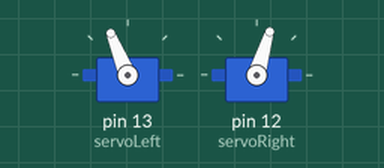
Recording of a sketch running on a simulated Arduino Uno, built with avr-gcc and run on an emulated ATmega328P. Parts: 2 × servo.

Above: at 0.1 s.
At 2.1 s:
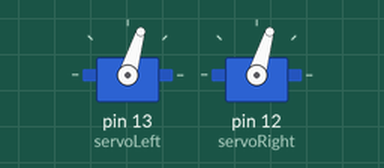
At 2.7 s:
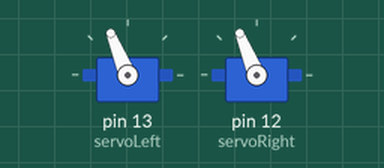
At 3.3 s:
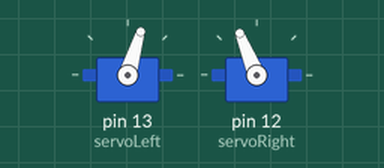
Timing chart, 0 to 4.8 s (numbered marks = the images above):
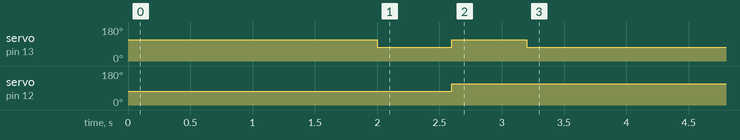

The sketch:

_6CustomManeuverFunction.ino
```cpp
#include <Servo.h>
Servo servoLeft;
Servo servoRight;
void maneuver(int speedLeft, int speedRight, int msTime) {
  if(msTime ==-1) {
    servoLeft.detach();
    servoRight.detach();
  }
  servoLeft.writeMicroseconds(1500+speedLeft);
  servoRight.writeMicroseconds(1500-speedRight);
  delay(msTime);
}
void setup() {
  servoLeft.attach(13);
  servoRight.attach(12);
  maneuver(200, 200, 2000);
  maneuver(-200, 200, 600);
  maneuver(200, -200, 600);
  maneuver(-200, -200, 2000);
  maneuver(0,0,-1);
}
void loop() {
}
```

Measured:
- by itself, servo on pin 13 (servoLeft): 112° → 73° at 2.0 s, → 112° 0.60 s later, → 73° 0.60 s later
- by itself, servo on pin 12 (servoRight): 73° → 112° at 2.6 s
